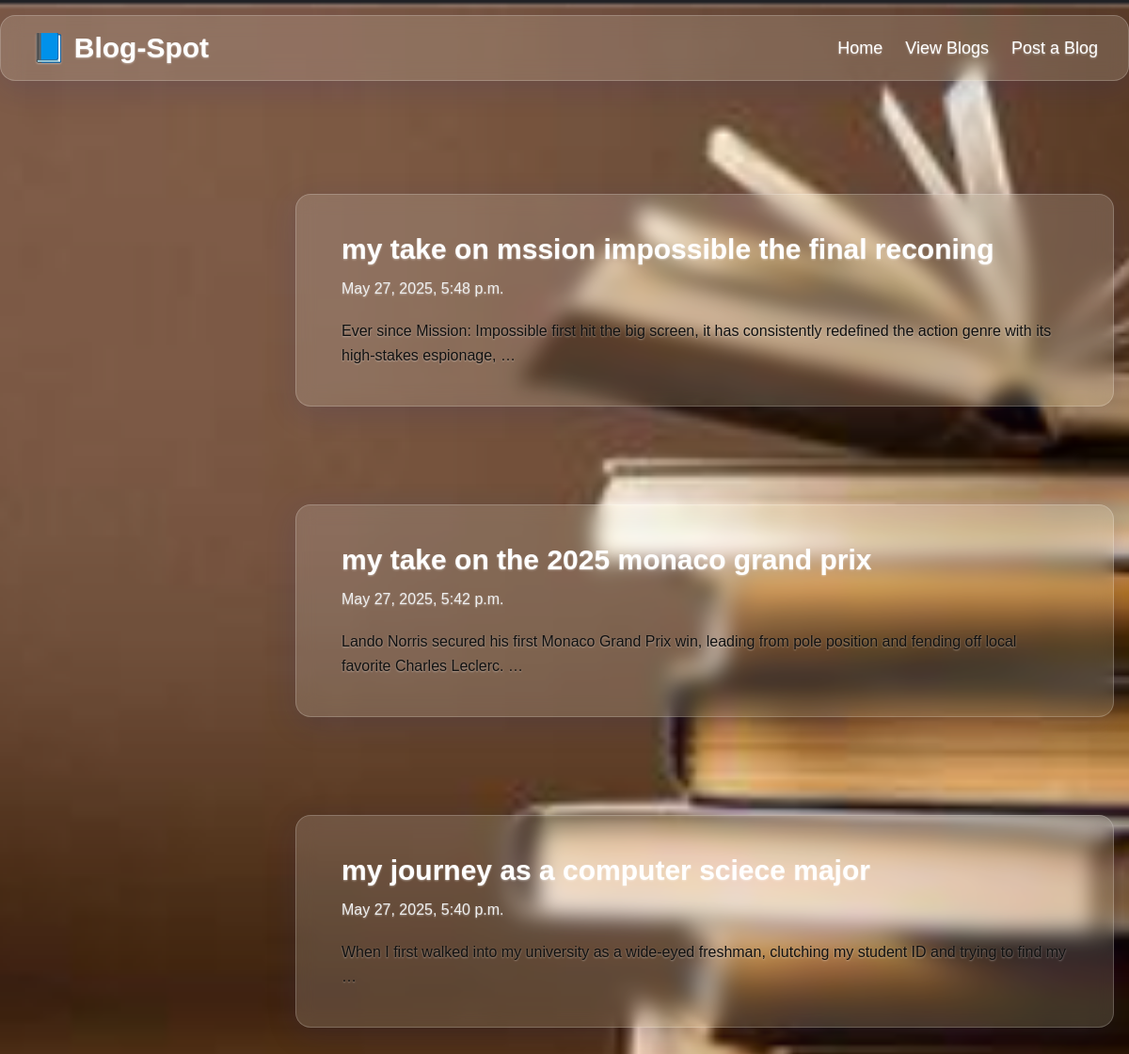
Page /view-blogs/ on the committed database.
### posts/models.py (models this page shows)
class Post(models.Model):
    title = models.CharField(max_length=100)
    body = models.CharField(max_length=1000000)
    created_at = models.DateTimeField(default=datetime.now, blank=True)

### posts/views.py (the view)
# urls.py: path('view-blogs/', views.view_blogs, name='view-blogs'),
def view_blogs(request):
    posts = Post.objects.all()
    return render(request, 'view_blogs.html', {'posts': posts})

### templates/view_blogs.html (shortened to what this page needs)
{% extends 'layout.html' %}
{% block content %}
  <main class="max-w-5xl my-12 space-y-8 px-4 md:px-0" style="margin-left: 10px;">
    {% for post in posts reversed %}
      <div class="glass">
        <a href="/blog/{{ post.id }}" target="_blank" class="block">
          <h2 class="text-3xl font-bold mb-3">{{ post.title }}</h2>
          <h5 class="mb-5" style="color: #EFEFEF;">{{ post.created_at }}</h5>
          <p class="leading-relaxed">{{ post.body|truncatewords:20 }}</p>
        </a>
      </div>
    {% endfor %}
  </main>
{% endblock %}

### templates/layout.html (shortened to what this page needs)
{% load static %}
<!DOCTYPE html>
<html lang="en">
<head>
  <script src="https://cdn.tailwindcss.com"></script>
  <link rel="stylesheet" href="{% static 'css/layout.css' %}">
</head>
<body>
  <header class="glass">
    <h1 class="text-3xl font-bold select-none" onclick="window.location.href='/';">📘 Blog-Spot</h1>
    <nav class="flex gap-6 text-lg font-medium text-white">
      <a href="/">Home</a>
      <a href="/view-blogs/">View Blogs</a>
      <a href="/post-blog/">Post a Blog</a>
    </nav>
  </header>
  <main>
    {% block content %}{% endblock %}
  </main>
</body>
</html>

### BlogApp/static/css/layout.css (style rules this page uses)
body { background-image: url("../images/background.png"); background-size: cover; background-position: center; background-repeat: no-repeat; color: white; min-height: 100vh; margin: 0; font-family: Arial, sans-serif; }
.glass { background: rgba(255, 255, 255, 0.15); backdrop-filter: blur(10px); -webkit-backdrop-filter: blur(10px); border: 1px solid rgba(255, 255, 255, 0.2); border-radius: 1rem; padding: 2.5rem 3rem; box-shadow: 0 8px 32px 0 rgba(31, 38, 135, 0.15); color: #111; text-shadow: 0 1px 2px rgba(255, 255, 255, 0.4); transition: box-shadow 0.3s ease; }
header.glass { color: white; background: rgba(255, 255, 255, 0.15); backdrop-filter: blur(10px); border: 1px solid rgba(255, 255, 255, 0.2); border-radius: 1rem; padding: 1rem 2rem; margin: 1rem auto 4.5rem auto; max-width: 80rem; display: flex; justify-content: space-between; align-items: center; }
main { max-width: 80rem; margin-left: 18rem; margin-right: auto; padding: 0 1rem 4rem 1rem; display: flex; flex-direction: column; align-items: flex-start; gap: 4.5rem; }
nav a { text-decoration: none; color: white; transition: color 0.3s ease; }
h2 { margin-bottom: 1rem; font-size: 2.5rem; font-weight: 700; color: white; text-shadow: 0 1px 5px rgba(0,0,0,0.7); }
a { text-decoration: none; color: inherit; }
h1, h2, h5, p { text-shadow: 0 1px 2px rgba(255, 255, 255, 0.4); }

### rows in the picture
Post: title "my take on mssion impossible the final reconing", created_at "May 27, 2025, 5:48 p.m.", body "Ever since Mission: Impossible first hit the big screen, it has consistently redefined the action genre with its high-stakes espionage, …"
Post: title "my take on the 2025 monaco grand prix", created_at "May 27, 2025, 5:42 p.m.", body "Lando Norris secured his first Monaco Grand Prix win, leading from pole position and fending off local favorite Charles Leclerc. …"
Post: title "my journey as a computer sciece major", created_at "May 27, 2025, 5:40 p.m.", body "When I first walked into my university as a wide-eyed freshman, clutching my student ID and trying to find my …"
